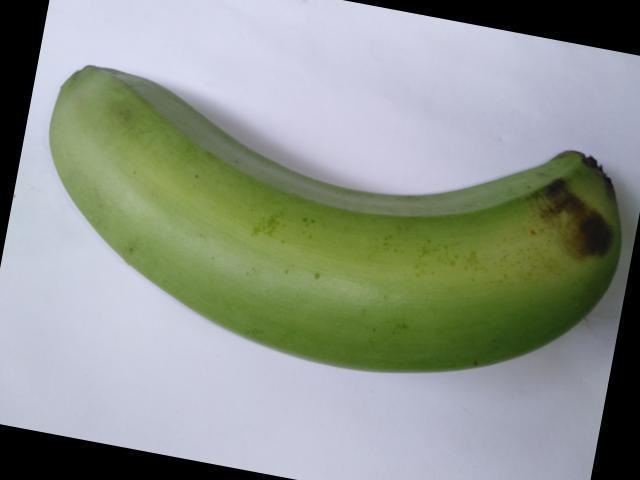
#> input picture unripe/musa-acuminata-freshunripe-19619b13-2653-11ec-b27f-d8c4975e38aa---Copy_jpg.rf.1ed17a9a9af9bee20c66355b8f84424c.jpg, 640 x 480 px; its folder holds only this picture in this run
$ python banyakcitra.py
#> lines starting #> are read from the running program, lines starting #| are printed output that depends on the picture
import cv2
import numpy as np
import os
import pandas as pd
from tabulate import tabulate
from scipy.stats import skew, kurtosis

#ganti Apple dengan nama folder citra
images = os.listdir('./unripe/')
num_images = len(images)

data = []

for i in range(num_images):
    img = cv2.imread('./unripe/' + images[i])
#> img is the input picture: shape (480, 640, 3); mean B, G, R 140.7, 149.6, 142.5

    R = (img[:, :, 2])
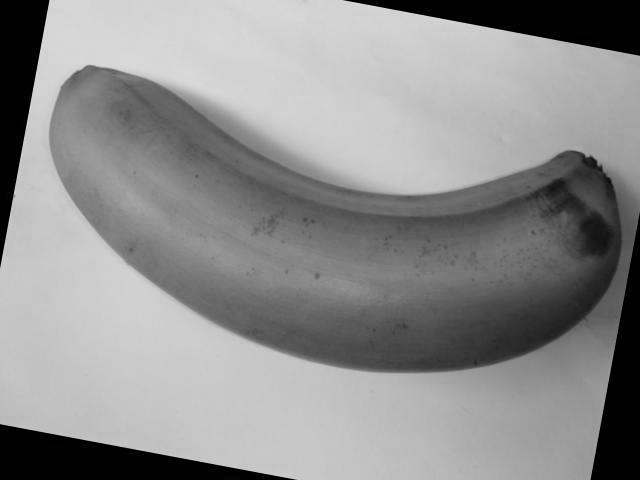
#> R: shape (480, 640); min 0, max 232, mean 142.5
    G = (img[:, :, 1])
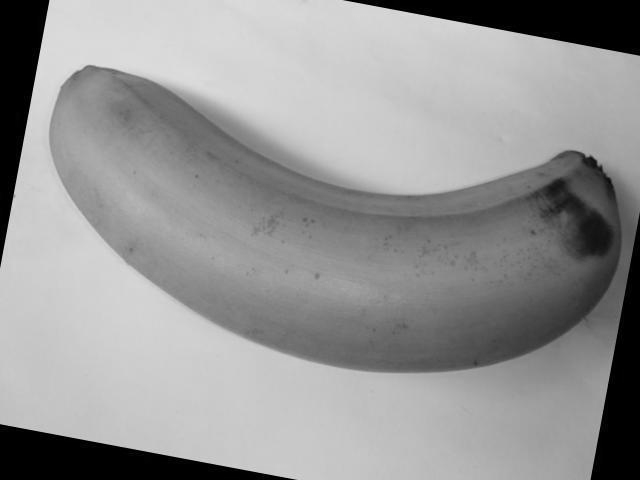
#> G: shape (480, 640); min 0, max 235, mean 149.6
    B = (img[:, :, 0])
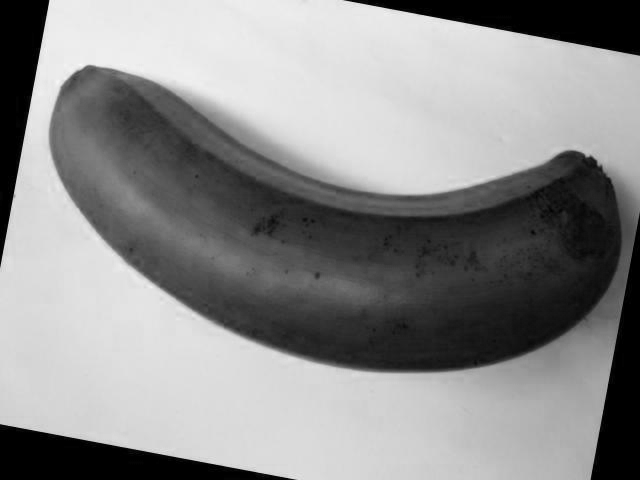
#> B: shape (480, 640); min 0, max 250, mean 140.7

    meanR = np.mean(R)
#> meanR = 142.5
    meanG = np.mean(G)
#> meanG = 149.6
    meanB = np.mean(B)
#> meanB = 140.7

    stdR = np.std(R)
#> stdR = 65.81
    stdG = np.std(G)
#> stdG = 63.69
    stdB = np.std(B)
#> stdB = 84.97

    # convert matrix to array
    Rflat = R.flatten()
    Gflat = G.flatten()
    Bflat = B.flatten()

    skewR = skew(Rflat)
#> skewR = -0.865
    skewG = skew(Gflat)
#> skewG = -1.14
    skewB = skew(Bflat)
#> skewB = -0.399

    kurtR = kurtosis(Rflat)
#> kurtR = -0.352
    kurtG = kurtosis(Gflat)
#> kurtG = 0.364
    kurtB = kurtosis(Bflat)
#> kurtB = -1.49

    kelas = 'unripe'

    data.append([meanR, meanG, meanB, stdR, stdG, stdB,
                 skewR, skewG, skewB, kurtR, kurtG, kurtB, kelas])

df = pd.DataFrame(data, columns=['meanR', 'meanG', 'meanB', 'stdR', 'stdG', 'stdB',
                                 'skewR', 'skewG', 'skewB', 'kurtR', 'kurtG', 'kurtB', 'kelas'])
#> df = table of 1 rows and 13 columns
print(df)
#> (printed output is left out)
df.to_csv('unripe.csv', index=False)

$ run again, on unripe/musa-acuminata-freshunripe-1da3baf7-2653-11ec-b2cd-d8c4975e38aa_jpg.rf.2118c8989cbb4302f8e661d2ea94ef49.jpg
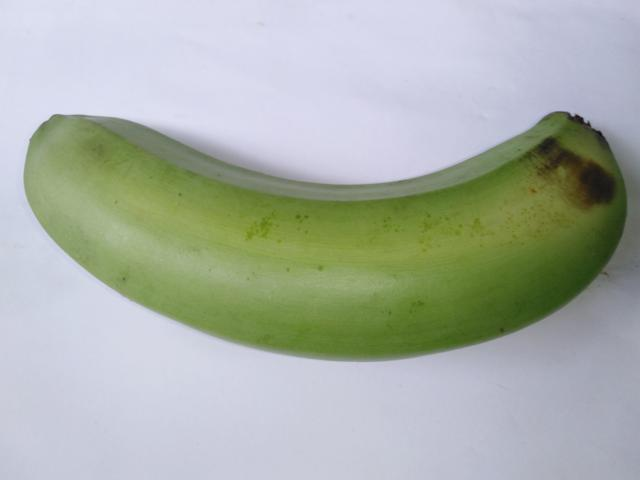
#> input picture unripe/musa-acuminata-freshunripe-1da3baf7-2653-11ec-b2cd-d8c4975e38aa_jpg.rf.2118c8989cbb4302f8e661d2ea94ef49.jpg, 640 x 480 px
#> img is the input picture: shape (480, 640, 3); mean B, G, R 168.1, 177.1, 169.6
#> `G = (img[:, :, 1])`:
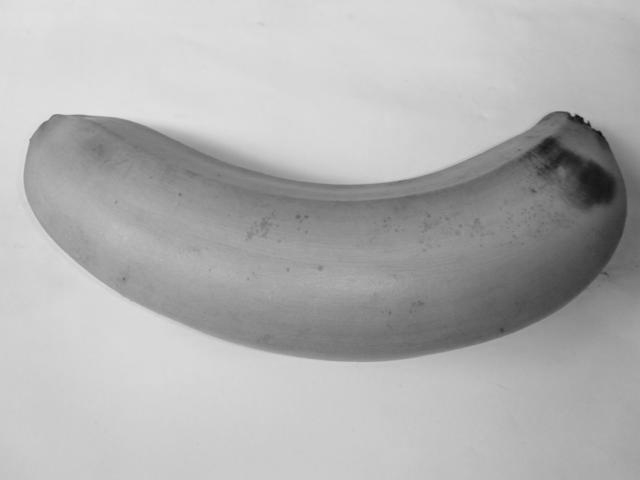
#> G: shape (480, 640); min 12, max 228, mean 177.1
#> `B = (img[:, :, 0])`:
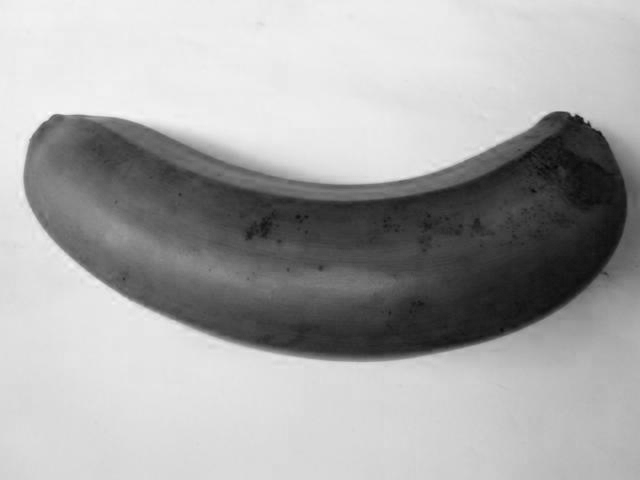
#> B: shape (480, 640); min 6, max 255, mean 168.1
#> meanR = 169.6
#> meanG = 177.1
#> meanB = 168.1
#> stdR = 46.41
#> stdG = 40.42
#> stdB = 72.59
#> skewR = -0.84
#> skewG = -0.987
#> skewB = -0.718
#> kurtR = -0.392
#> kurtG = 0.319
#> kurtB = -1.11
#> df = table of 1 rows and 13 columns
#> (printed output is left out)

$ run again, on unripe/musa-acuminata-freshunripe-1e3bac26-2653-11ec-afe4-d8c4975e38aa_jpg.rf.2fe74eac380c8e5505f59ca4f76b632e.jpg
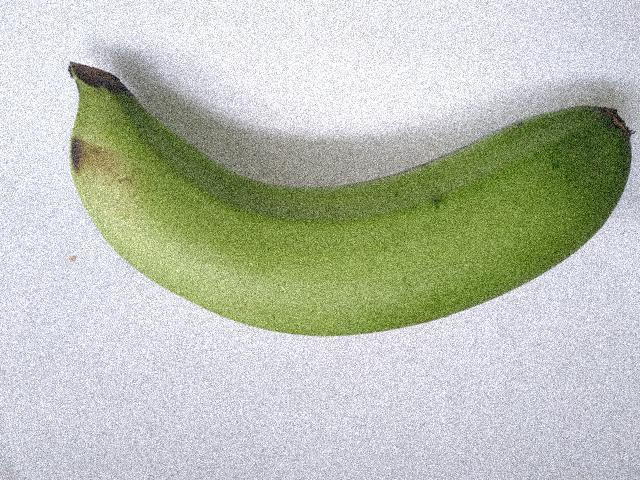
#> input picture unripe/musa-acuminata-freshunripe-1e3bac26-2653-11ec-afe4-d8c4975e38aa_jpg.rf.2fe74eac380c8e5505f59ca4f76b632e.jpg, 640 x 480 px
#> img is the input picture: shape (480, 640, 3); mean B, G, R 179.2, 192.1, 186.7
#> `G = (img[:, :, 1])`:
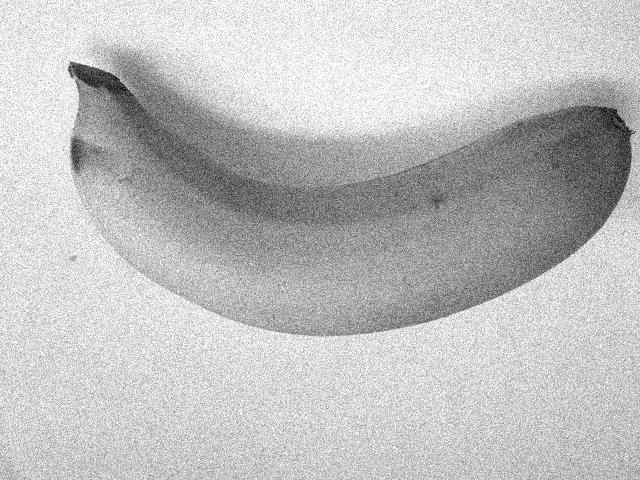
#> G: shape (480, 640); min 0, max 255, mean 192.1
#> `B = (img[:, :, 0])`:
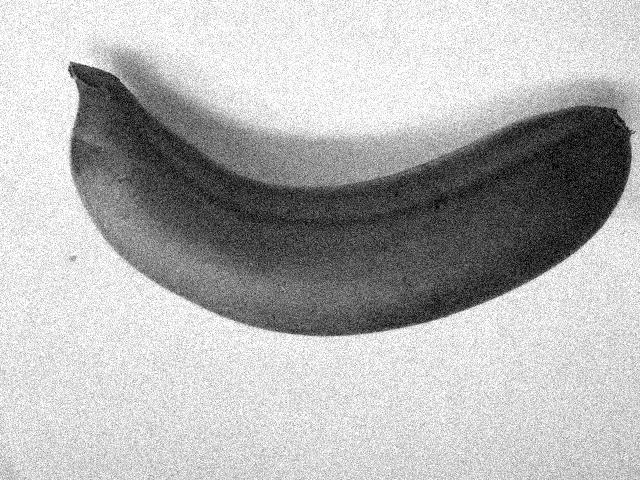
#> B: shape (480, 640); min 0, max 255, mean 179.2
#> meanR = 186.7
#> meanG = 192.1
#> meanB = 179.2
#> stdR = 51.39
#> stdG = 45.38
#> stdB = 73.06
#> skewR = -0.852
#> skewG = -0.829
#> skewB = -0.852
#> kurtR = -0.106
#> kurtG = 0.0965
#> kurtB = -0.719
#> df = table of 1 rows and 13 columns
#> (printed output is left out)

$ run again, on unripe/musa-acuminata-freshunripe-1e3e13e3-2653-11ec-93bf-d8c4975e38aa_jpg.rf.6a1f0a9d0aaf9ed1204721b6d14be1a8.jpg
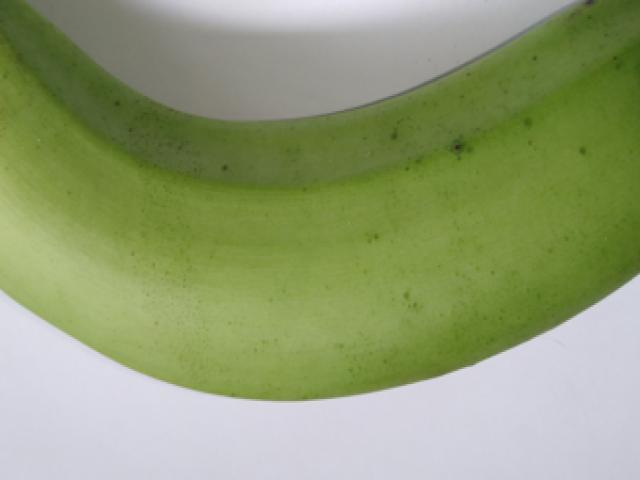
#> input picture unripe/musa-acuminata-freshunripe-1e3e13e3-2653-11ec-93bf-d8c4975e38aa_jpg.rf.6a1f0a9d0aaf9ed1204721b6d14be1a8.jpg, 640 x 480 px
#> img is the input picture: shape (480, 640, 3); mean B, G, R 115.1, 157.2, 145.2
#> `G = (img[:, :, 1])`:
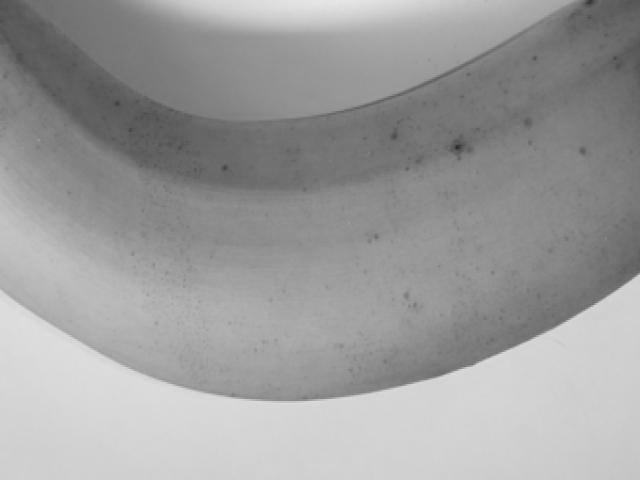
#> G: shape (480, 640); min 42, max 232, mean 157.2
#> `B = (img[:, :, 0])`:
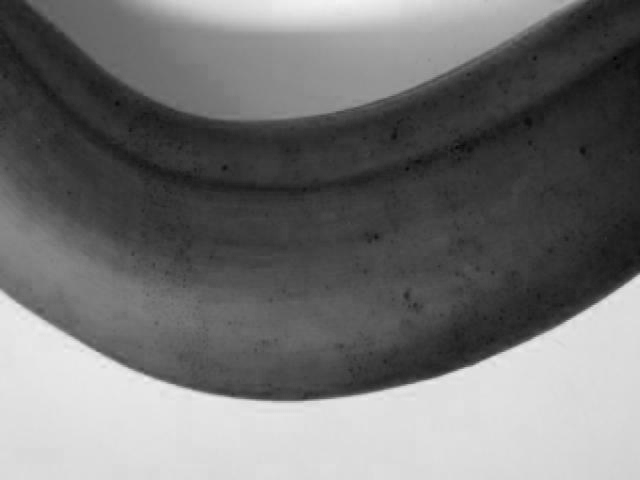
#> B: shape (480, 640); min 0, max 245, mean 115.1
#> meanR = 145.2
#> meanG = 157.2
#> meanB = 115.1
#> stdR = 45.7
#> stdG = 37.91
#> stdB = 71.5
#> skewR = 0.304
#> skewG = 0.209
#> skewB = 0.536
#> kurtR = -1.25
#> kurtG = -1.19
#> kurtB = -1.34
#> df = table of 1 rows and 13 columns
#> (printed output is left out)
